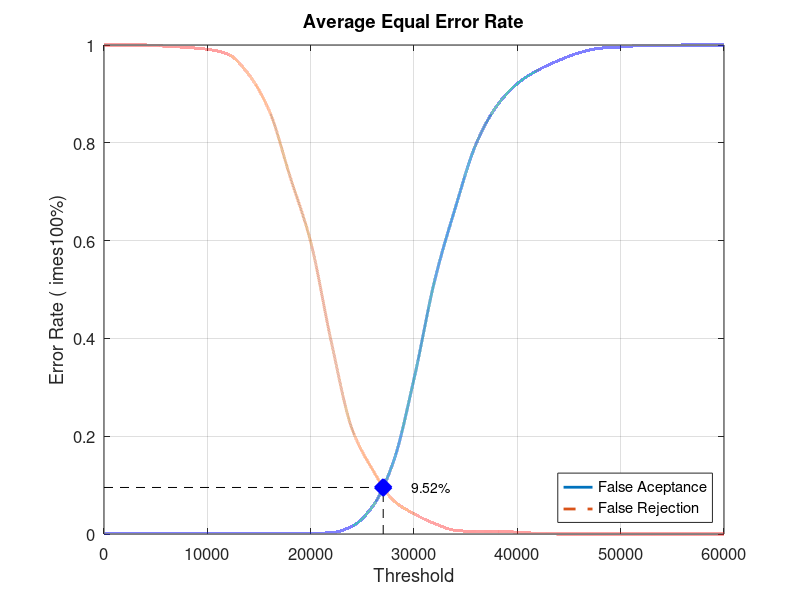
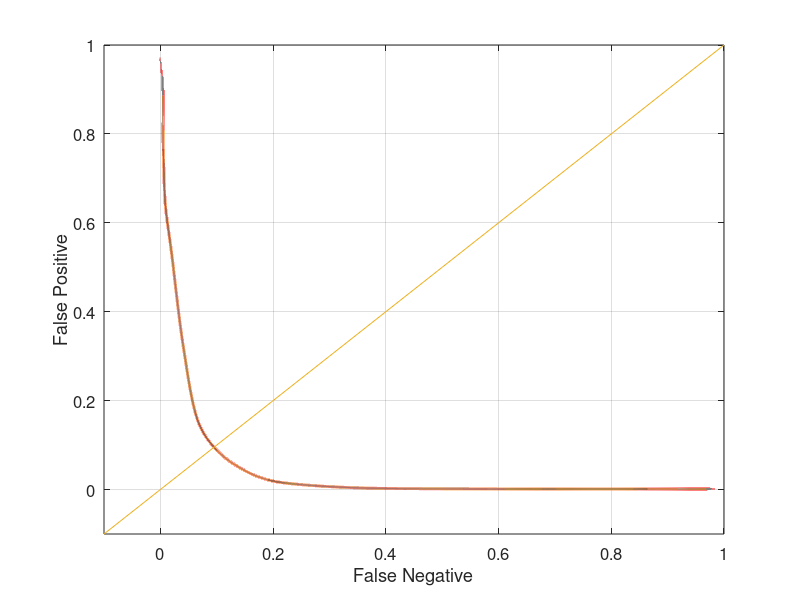

Source code (MATLAB) for these figures, in order:
close all;
clear;
clc;
x = 0:2000:60000;
xq = 0:0.5:60000;

y0 = [0 0.00131579 0.00131579 0.00131579 0.00131579 0.00131579 0.00131579 0.00131579 0.00131579 0.00131579 0.00131579 0.00263158 0.0157895 0.0565789 0.147368 0.317105 0.518421 0.667105 0.797368 0.875 0.921053 0.948684 0.968421 0.984211 0.993421 0.996053 0.998684 0.998684 1 1 1]
yy0 = interp1(x, y0, xq, 'pchip');
y1 = [1 1 1 0.9975 0.995 0.99125 0.98125 0.94 0.865 0.73125 0.5975 0.3925 0.215 0.13125 0.06875 0.04125 0.02125 0.0075 0.005 0.005 0.00375 0.00125 0 0 0 0 0 0 0 0 0]
yy1 = interp1(x, y1, xq, 'pchip');

% Calculating EER: 
y2 = abs(y0 - y1);
find(y2 == min(y2))
yy2 = abs(yy0 - yy1);
xEER = find(yy2 == min(yy2));
xEERIndex = xq(xEER) % X-axis EER
yEER = yy0(xEER) % Y-axis EER

main = figure
plot(xq, yy0,'-','LineWidth', 2);	hold on
plot(xq, yy1,'--','LineWidth', 2);	hold on
plot([xEERIndex xEERIndex], [0 yEER], 'k--');	hold on
plot([0 xEERIndex], [yEER yEER], 'k--');	hold on
plot(xEERIndex, yEER, 'bx', 'LineWidth', 10);	hold on
text(xEERIndex + 10 * xEERIndex / 100, yEER, [num2str(round((10000 * yEER)) / 100) '%'])
legend('False Aceptance', 'False Rejection', 'Location', 'SouthEast')
xlabel('Threshold')
ylabel('Error Rate (	imes100%)')
title('Average Equal Error Rate')
set(gca, 'FontSize', 12)
axis([0 60000 0 1])
grid on

print(main, 'Experiment2AverageMain', '-dpng');
FNRxFPR = figure('Color', [1 1 1]);
plot(yy1, yy0, '-', yy1, yy0, 'LineWidth', 2);
hold on
y = -0.1:0.1:1
plot(y, y); 
set(gca, 'FontSize', 12)
xlabel('False Negative')
ylabel('False Positive')
axis([-0.1 1 -0.1 1])
set(gca, 'FontSize', 12)
grid on

print(FNRxFPR, 'Experiment2AverageFNRxFPR','-dpng');
